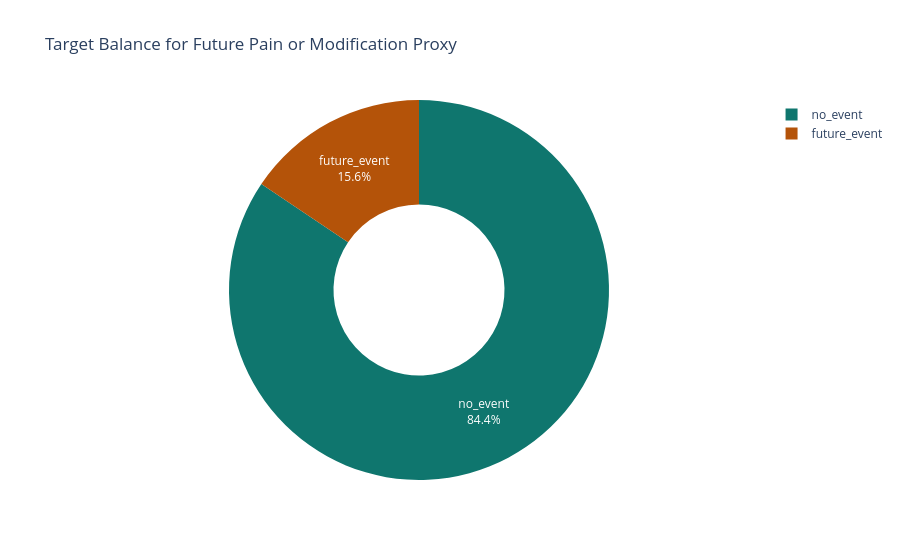

This figure's notebook cell:
### Code cell
if HAS_PLOTLY:
    fig = px.pie(
        target_profile,
        names='target_label',
        values='rows',
        hole=0.45,
        color='target_label',
        color_discrete_map={'no_event': '#0f766e', 'future_event': '#b45309', 'unknown': '#64748b'},
        title='Target Balance for Future Pain or Modification Proxy',
    )
    fig.update_traces(textinfo='label+percent')
    fig.show()
else:
    colors = ['#0f766e', '#b45309', '#64748b'][: len(target_profile)]
    plt.figure(figsize=(6, 6))
    plt.pie(target_profile['rows'], labels=target_profile['target_label'], autopct='%1.1f%%', colors=colors)
    plt.title('Target Balance for Future Pain or Modification Proxy')
    plt.show()

### Figure 1 — Plotly figure (JSON) as saved in the notebook; plotly's stock layout.template omitted (floating-point values rounded to 4 significant figures)
{"data": [{"customdata": [["future_event"], ["no_event"]], "domain": {"x": [0, 1], "y": [0, 1]}, "hole": 0.45, "hovertemplate": "target_label=%{customdata[0]}<br>rows=%{value}<extra></extra>", "labels": ["future_event", "no_event"], "legendgroup": "", "marker": {"colors": ["#b45309", "#0f766e"]}, "name": "", "showlegend": true, "textinfo": "label+percent", "type": "pie", "values": [1246, 6754]}], "layout": {"legend": {"tracegroupgap": 0}, "title": {"text": "Target Balance for Future Pain or Modification Proxy"}}}
